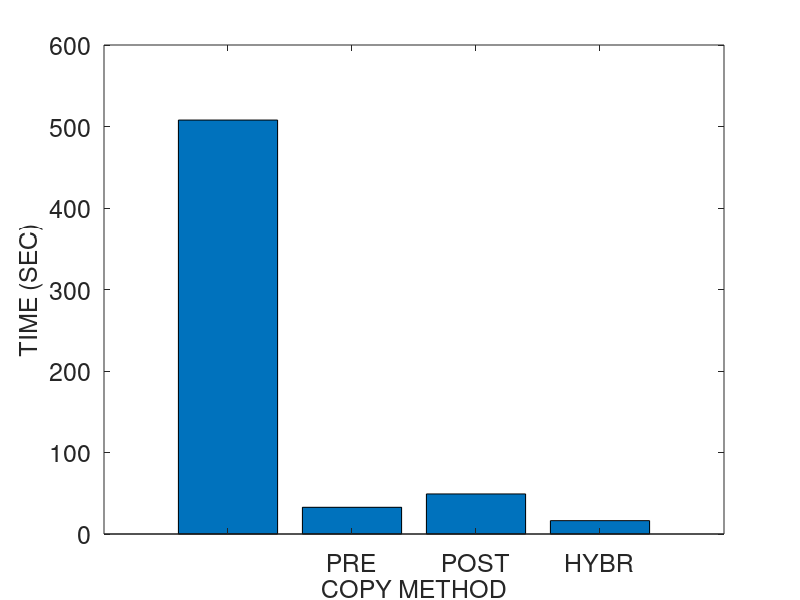
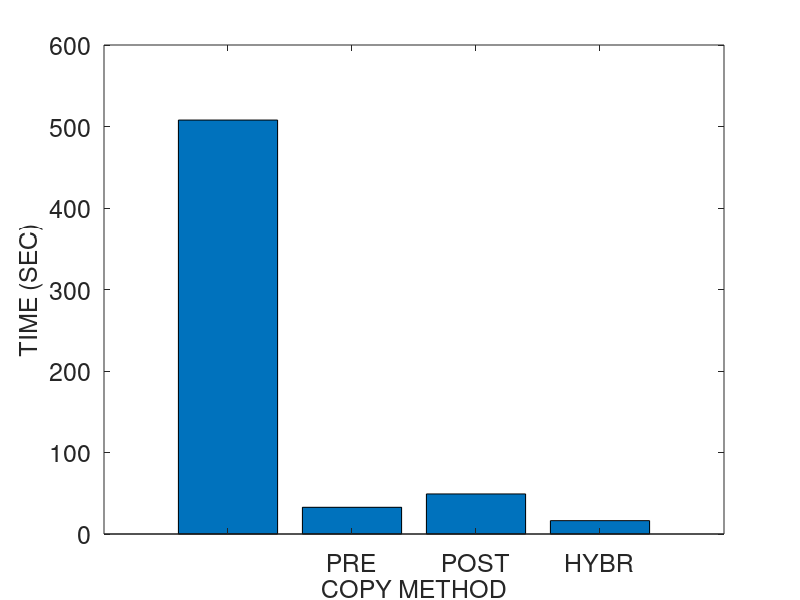
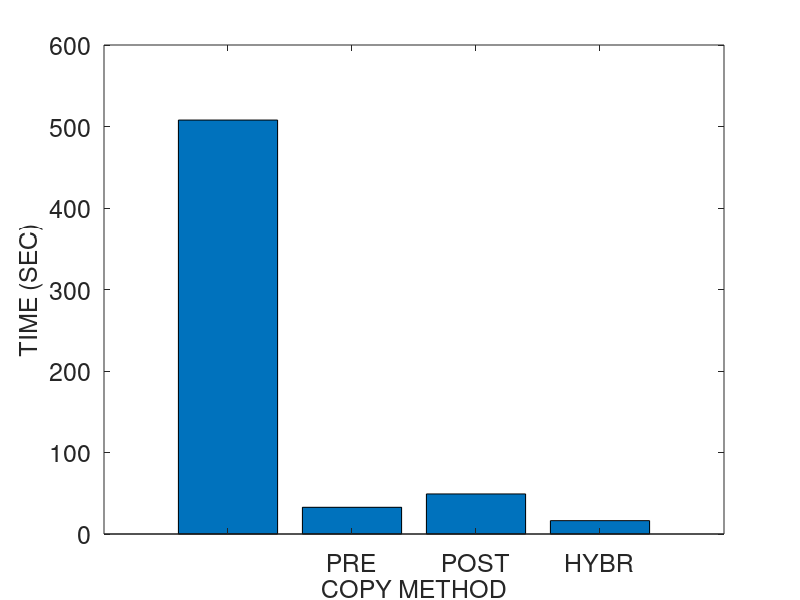
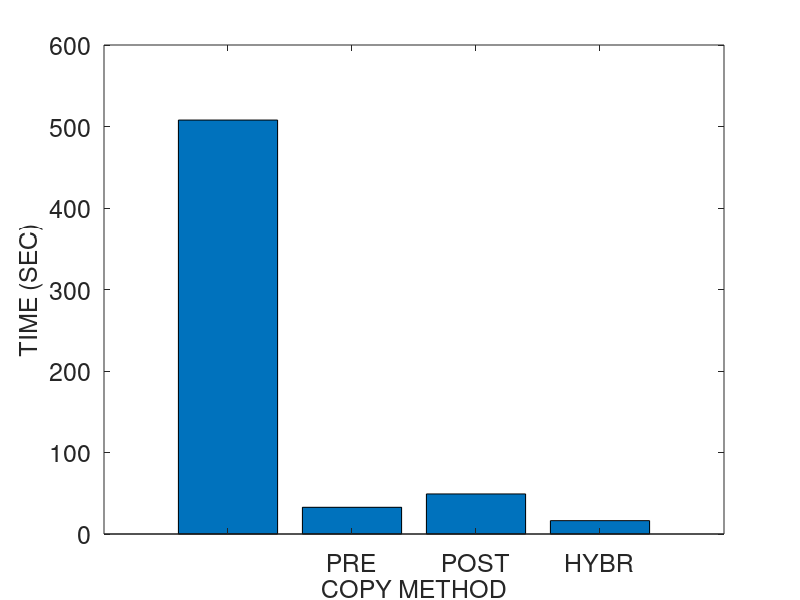

The MATLAB source for these figures, in order:
% basic hybrid copy migration
% memory size in MB
r = 4096
r *= 1024 % convert to KB

% page dirty rate in percent (%): against to total memory pages
readrate = 0
prefix = strcat ("M4G_R", num2str(readrate))
readrate /= 100

dirtyrate = 50 
prefix = strcat (prefix, "_W", num2str(dirtyrate))
dirtyrate /= 100

run = 1

pagesize = 4 % in KB
numpages = r / pagesize

% delta compression rate
comp = 0.5 

% amount of CPU and device states in KB 
scinfo = 100

% working set size in number of pages
wss = numpages * 0.25

% 0: zero, 1: read, 2: dirtied, 3: inactive data
mem = zeros(1, numpages);

% prediction accuracy 0 through 1
acc = 1
%acc = 0

run = 1

prefix = strcat (prefix, "_acc", num2str(acc), "_r", num2str(run))

% bandwidth in gbps
b = 1000 
b = b * 1024/8 % convert to KB

fontsize = 18
%fontsize = 20

totaltime = 0;
downtime = 0;
totaldata = 0;

A = zeros(4, 3);

%%%%%%%%%%%%%%%%%%%%%%%%%%%%%%
% precopy migration
%%%%%%%%%%%%%%%%%%%%%%%%%%%%%%
fprintf('\n')
disp('==================== Precopy migration ====================')
% iterations
present = numpages
iter = 0
while present > 50 && iter < 29 && totaldata < 4*r
	pretime = present * pagesize / b
	totaltime += pretime
	totaldata += present
	present = numpages * dirtyrate
	%dirts = wss * dirtyrate
	iter += 1
end

% stop-and-copy phase
% stop conditions: 29 iterations, 50 pages, 4 memory size sent
scsent = scinfo + present * pagesize
downtime = scsent / b
totaltime += downtime
totaldata += scsent

% network fault rate
NFR = 0

A (1, 1) = totaltime;
A (1, 2) = downtime;
A (1, 3) = totaldata;

%%%%%%%%%%%%%%%%%%%%%%%%%%%%%%
% postcopy migration
%%%%%%%%%%%%%%%%%%%%%%%%%%%%%%
fprintf('\n')
disp('===================== Postcopy migration ======================')
totaltime = 0;
downtime = 0;
totaldata = 0;

% stop-and-copy phase
scsent = scinfo
downtime = scsent / b
totaltime += downtime
totaldata += scsent

% prepaging (bubbling) and on-demand paging
postsent = r
posttime = postsent/b
totaltime += posttime
totaldata += postsent
% network fault rate
NFR = 0.2

A (2, 1) = totaltime;
A (2, 2) = downtime;
A (2, 3) = totaldata;

%%%%%%%%%%%%%%%%%%%%%%%%%%%%%%
% hybrid copy migration
%%%%%%%%%%%%%%%%%%%%%%%%%%%%%%
fprintf('\n')
disp('==================== Hybrid copy migration ====================')
totaltime = 0;
downtime = 0;
totaldata = 0;

% precopy phase: single iteration
present = r
pretime = present / b
totaltime += pretime
totaldata += present

% stop-and-copy phase
bitmapsize = 500 % KB
scsent = scinfo + bitmapsize
downtime = scsent / b
totaltime += downtime
totaldata += scsent

% postcopy phase: prepaging (bubbling) and on-demand paging
%dirts = wss * dirtyrate
dirts = numpages * dirtyrate
postsent = dirts * pagesize
posttime = postsent/b
totaltime += posttime
totaldata += postsent
% network fault rate
NFR = 0.2

A (3, 1) = totaltime;
A (3, 2) = downtime;
A (3, 3) = totaldata;

%%%%%%%%%%%%%%%%%%%%%%%%%%%%%%
% proactive hybrid copy migration
%%%%%%%%%%%%%%%%%%%%%%%%%%%%%%
%disp(char(10))
fprintf('\n')
disp('=============== Proactive hybrid copy migration ================')
totaltime = 0;
downtime = 0;
totaldata = 0;

% precopy phase
% LRU, PFR

% scan the dirtied pages
% for dirtied pages
% 	mark dirtied (1)
% 	mem(random (1, wss * 0.1))	
randperm(int64(wss * 0.1));
% for read pages
% 	mark read (2)
% 	mem (random (wss * 0.1, wss * 0.2))

% for pages
% 	predict read/write

% send the pages most likely to be read and least likely to be dirtied
% do not send the pages most likely to be dirtied
% construct queue with the order of p1/p2
%reads = numpages * 0.4 
% total read rate = wss * read_rate = 0.25 * 0.16 = 0.04 (4%)
%read_rate = 0.16
%read_rate = 0.04 % 4% of total memory
% total write rate = wss * write_rate = 0.25 * 0.16 = 0.04 (4%)
%write_rate = 0.16
%write_rate = 0.04 % 4% of total memory
% simple case: readonly pages (RO) - zero dirtied pages 
%RO = 0.3
pred_pages = numpages * readrate * acc

% LRU
% for LRU queue
% 	mark sent
%	insert the pages into cache and perform delta compression

present = pred_pages * pagesize
pretime = present/b
totaltime += pretime
totaldata += present

% stop-and-copy phase
% send the CPU and device states
bitmapsize = 500 % KB
scsent = scinfo + bitmapsize
downtime = scsent/b
totaltime += downtime
totaldata += scsent

% postcopy phase
postsent = (numpages - pred_pages) * pagesize

% exclude the predicted dirtied pages 
pred_dirts = numpages * dirtyrate * acc
postsent = (numpages - pred_pages - pred_dirts) * pagesize
posttime = postsent/b
totaltime += posttime
totaldata += postsent

% network fault rate
NFR = 0.2

A (4, 1) = totaltime;
A (4, 2) = downtime;
A (4, 3) = totaldata

%%%%%%%%%%%%%%%%%%%%%%%%%%%%%%%%%%%%%%%%%%%%%%%%%%%%%%%
%                     plotting
% precopy
% postcopy
% hybrid
% pro-hybrid
%%%%%%%%%%%%%%%%%%%%%%%%%%%%%%%%%%%%%%%%%%%%%%%%%%%%%%%

%prefix = "M4G_R14W14_acc100_r1"
%prefix = strcat ("M4G_R", readrate, "W", dirtyrate, "acc", acc, "r", run)
%prefix = strcat (prefix, "W")
%prefix = strcat (prefix, dirtyrate)

dlmwrite (prefix, A, ' ')

%%%%%%%%%%%%%%%%%%%% total time %%%%%%%%%%%%%%%%%%%%%%
figure;
output = strcat(prefix, ".tt");
%output = prefix
x = ['PRECOPY', 'POSTCOPY', 'HYBRID', 'PRO-HYBRID'];
x = {'', 'PRE', 'POST', 'HYBR', 'PROH', ''};
x = {'', 'PRE', 'POST', 'HYBR', 'PROH'};
%x = 1:1:length(A);
%plot(x, A(:,2)/1000000, x, A(:,3)/1000000, '-.*');
%plot(A(:,2));

%xtics = 1:4:16
%bar(xtics, A(:,1))
bar(A(:,1))
set(gca, 'XTickLabel', x, 'FontSize', fontsize)
xlabel('COPY METHOD', 'FontSize', fontsize);
ylabel('TIME (SEC)', 'FontSize', fontsize);
%legend('PRECOPY', 'POSTCOPY', 'HYBRID', 'PRO-HYBRID');
%bar(x, A(:,1))

saveas (1, strcat(output, ".png"));
saveas (1, strcat(output, ".eps"));
saveas (1, strcat(output, ".emf"));

%%%%%%%%%%%%%%%%%%%% downtime %%%%%%%%%%%%%%%%%%%%%%
figure;
output = strcat(prefix, ".dt");

bar(A(:,2))
set(gca, 'XTickLabel', x, 'FontSize', fontsize)
xlabel('COPY METHOD', 'FontSize', fontsize);
ylabel('TIME (SEC)', 'FontSize', fontsize);

saveas (1, strcat(output, ".png"));
saveas (1, strcat(output, ".eps"));
saveas (1, strcat(output, ".emf"));

%%%%%%%%%%%%%%%%%%%% total data %%%%%%%%%%%%%%%%%%%%%%
figure;
output = strcat(prefix, ".td");

bar(A(:,3))
set(gca, 'XTickLabel', x, 'FontSize', fontsize)
xlabel('COPY METHOD', 'FontSize', fontsize);
ylabel('SIZE (KB)', 'FontSize', fontsize);

saveas (1, strcat(output, ".png"));
saveas (1, strcat(output, ".eps"));
saveas (1, strcat(output, ".emf"));
